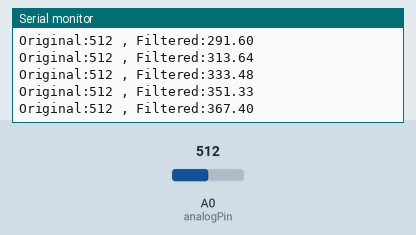
Simulated run of this sketch. Board: Arduino Uno, built with avr-gcc and run on an emulated ATmega328P. On the bench: the last lines printed to the serial monitor. The inputs (shaded band) are chosen by the test bench; at power-on: A0 (analogPin) = 512.

Above: at 1.2 s.
1.3 s: A0 (analogPin) set to 716
At 1.32 s:
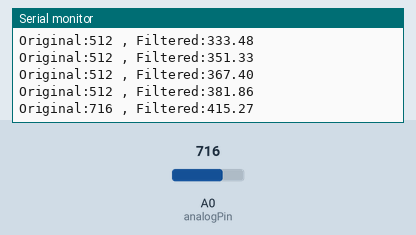
2.8 s: A0 (analogPin) set to 900
At 2.83 s:
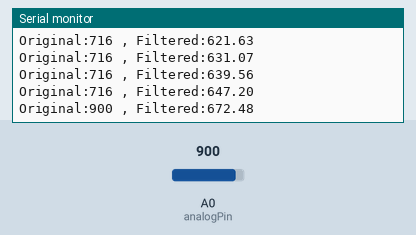
Timing chart, 0 to 5.8 s (numbered marks = the images above; inputs shaded):
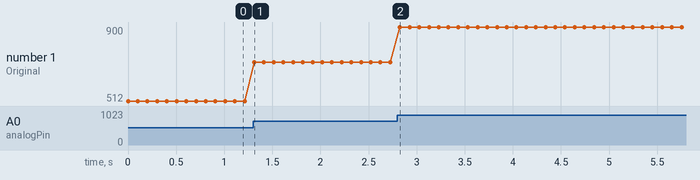

The sketch:

Week_11.ino
```cpp
const int analogPin = A0;
int sensorValue;
float filteredValue = 0.0;
float alpha = 0.1; // Adjust this value for filter strength

void setup() {
  pinMode(analogPin, INPUT);
  Serial.begin(9600);
}

void loop() {
  sensorValue = analogRead(analogPin);
  // Apply low-pass filter
  filteredValue = alpha * sensorValue + (1 - alpha) * filteredValue;
  // Print the results
  Serial.print("Original:");
  Serial.print(sensorValue);
  Serial.print(" , ");
  Serial.print("Filtered:");
  Serial.println(filteredValue);
  delay(100);
}
```

Measured:
- after the input at 1.3 s, the serial monitor: prints a new line at once (image 1)
- plotted number 1: 512 → 716 after the input at 1.3 s
